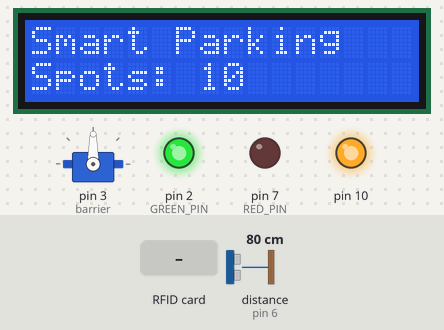
Bench run of a sketch on a simulated Arduino Uno, built with avr-gcc and run on an emulated ATmega328P. Shown: servo, 16×2 character LCD, output pins drawn as LEDs (lit = HIGH). Wiring (inferred from the names in the program): ultrasonic range finder: trigger pin 5; echo pin 6. The test bench sets the inputs (shaded band); at power-on: distance to the obstacle (sensor on pin 6) 80 cm. The echo pulse lasts 58.3 µs per cm; pins used as bus, display or sensor lines are not drawn; what the sketch prints to the serial monitor is not drawn.

Above: at 1.7 s.
1.8 s: RFID card 5E 7A 19 C4 held to the reader
At 2.7 s:
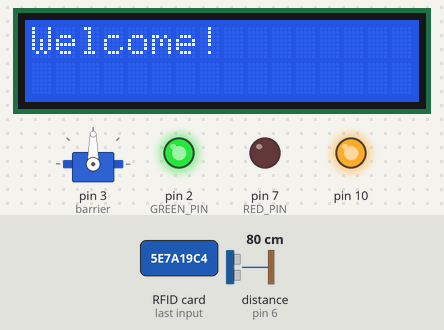
6.1 s: distance to the obstacle (sensor on pin 6) set to 2 cm
At 7.6 s:
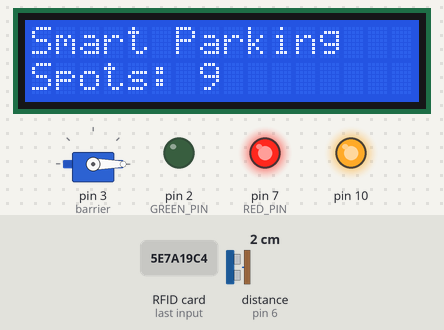
10.4 s: RFID card 5E 7A 19 C4 held to the reader
At 11.5 s:
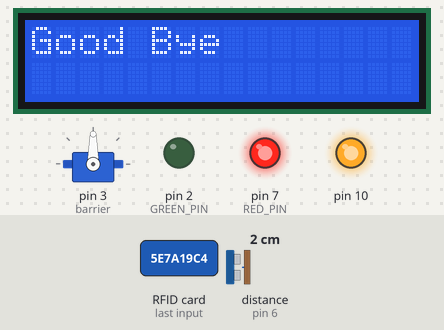
Timing chart, 0 to 15.0 s (numbered marks = the images above; inputs shaded):
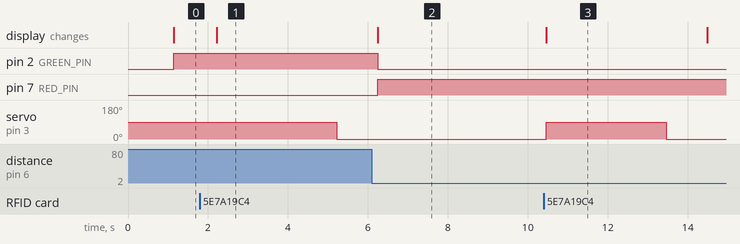

Measured:
- after the input at 1.8 s, servo on pin 3 (barrier): 90° → 0° after 3.4 s; the display: changes after 0.41 s (image 1)
- after the input at 6.1 s, pin 2 (GREEN_PIN): HIGH → LOW after 0.14 s; pin 7 (RED_PIN): LOW → HIGH after 0.14 s
- after the input at 10.4 s, servo on pin 3 (barrier): 0° → 90° after 0.05 s, → 0° 3.0 s later; the display: changes after 0.05 s (image 3)

The sketch:

SmartParking.ino
```cpp
#include <Wire.h>
#include <LiquidCrystal_I2C.h>
#include<MFRC522.h>
#include <SPI.h>
#include <Servo.h>


#define TRIG_PIN_SPOT 5
#define ECHO_PIN_SPOT 6

#define GREEN_PIN 2
#define RED_PIN 7

#define SS_PIN 8     // SDA pin on RFID module
#define RST_PIN 9     // RST pin on RFID module

MFRC522 mfrc522(SS_PIN, RST_PIN);
Servo barrier;

char users[20][10]; // store all users that come to the parking space
int numberOfUsers = 0;

int spaces = 10;
bool isTaken = false;

LiquidCrystal_I2C lcd(0x3F,  16, 2);

void setup() {
  Serial.begin(9600);

  barrier.attach(3);

  pinMode(TRIG_PIN_SPOT, OUTPUT);
  pinMode(ECHO_PIN_SPOT, INPUT);

  pinMode(RED_PIN, OUTPUT);
  pinMode(GREEN_PIN, OUTPUT);

  SPI.begin();
  mfrc522.PCD_Init();
  Serial.println("Scan an RFID card/tag");

  char buff[10] = "";
  for (int i = 0; i < 10; i++)
    strcpy(users[i], buff);

  lcd.init();
  lcd.backlight();
}

float getDistance(const int trigPin, const int echoPin) {
  digitalWrite(trigPin, LOW);
  delayMicroseconds(2);
  digitalWrite(trigPin, HIGH);
  delayMicroseconds(10);
  digitalWrite(trigPin, LOW);

  float duration = pulseIn(echoPin, HIGH);
  if (duration == 0) {
    return -1;
  } else {
    return duration * 0.0343 / 2;
  }
}

void lightSpot(float distance) {
  if (distance < 5) {
    digitalWrite(GREEN_PIN, LOW);
    digitalWrite(RED_PIN, HIGH);
  } else {
    digitalWrite(GREEN_PIN, HIGH);
    digitalWrite(RED_PIN, LOW);
  }
}

void storeUIDToCharArray(char uidStr[]) {
  for (byte i = 0; i < mfrc522.uid.size; i++) {
    char hexByte[4];
    sprintf(hexByte, "%02X", mfrc522.uid.uidByte[i]);
    strcat(uidStr, hexByte);
  }

  Serial.print("UID as char array: ");
  Serial.println(uidStr);
}

void openBarrier() {
    barrier.write(90);
    delay(3000);
    barrier.write(0);
}

// true -> new user
bool logUser(char uid[]) {
  for (int i = 0; i < numberOfUsers; i++)
    if (!strcmp(users[i], uid)) {
      Serial.println("User leaves");
      for (int j = i + 1; j < numberOfUsers; j++)
        strcpy(users[i], users[j]);
      strcpy(users[numberOfUsers - 1], "");
      numberOfUsers--;
      return false;
    }

    strcpy(users[numberOfUsers++], uid);
    Serial.println("New user entered");
    return true;
}

void printMessage(bool isEntering) {
  lcd.clear();

  if (isEntering) {
    lcd.print("Welcome!");
  } else {
    lcd.print("Good Bye");
  }
  openBarrier();
}

void loop() {
  delay(1000);

  lcd.clear();
  lcd.setCursor(0, 0);
  lcd.print("Smart Parking");

  lcd.setCursor(0, 1);
  lcd.print("Spots: ");
  lcd.print(spaces - numberOfUsers);

  float distance = getDistance(TRIG_PIN_SPOT, ECHO_PIN_SPOT);
  lightSpot(distance);

  if (mfrc522.PICC_IsNewCardPresent() && mfrc522.PICC_ReadCardSerial()) {
    char uid[10] = "";
    storeUIDToCharArray(uid);
    printMessage(logUser(uid));

    mfrc522.PICC_HaltA();
    mfrc522.PCD_StopCrypto1();
  }
}
```
